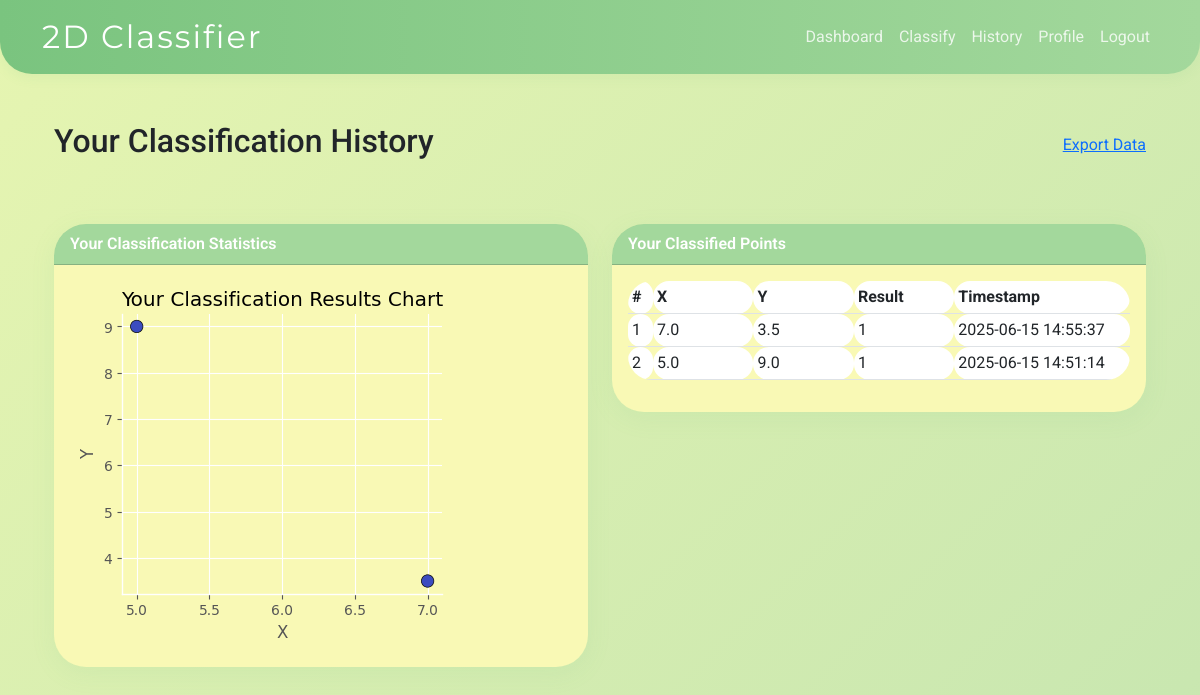
The app's page /history (signed in) with its own data.
### app/models.py (models this page shows)
class ClassifiedPoint(db.Model):
    id = db.Column(db.Integer, primary_key=True)
    user_id = db.Column(db.Integer, db.ForeignKey('user.id'))  # Foreign key to User
    x = db.Column(db.Float, nullable=False)
    y = db.Column(db.Float, nullable=False)
    label = db.Column(db.Integer, nullable=False)
    result = db.Column(db.Integer, nullable=False)
    timestamp = db.Column(db.DateTime, server_default=db.func.now())  # Creation time

### app/main/routes.py (the view)
@main.route('/history')
@login_required
def history():
    points = ClassifiedPoint.query.filter_by(user_id=current_user.id).order_by(ClassifiedPoint.timestamp.desc()).all()
    chart_image = None
    if points:
        plt.style.use('ggplot')
        xs = [p.x for p in points]
        ys = [p.y for p in points]
        results = [p.result for p in points]
        fig, ax = plt.subplots(figsize=(4,4))
        ax.scatter(xs, ys, c=results, cmap='coolwarm', s=80, edgecolor='black')
        ax.set_xlabel('X')
        ax.set_ylabel('Y')
        ax.set_title('Your Classification Results Chart')
        ax.spines['top'].set_visible(False)
        ax.spines['right'].set_visible(False)
        fig.subplots_adjust(left=0.18, right=0.98, top=0.88, bottom=0.18)
        buf = io.BytesIO()
        plt.savefig(buf, format='png', bbox_inches='tight', transparent=True)
        buf.seek(0)
        chart_image = base64.b64encode(buf.getvalue()).decode('utf-8')
        plt.close(fig)
    return render_template('main/history.html', points=points, chart_image=chart_image)

### app/auth/routes.py (called while the page is built)
@login_manager.user_loader
def load_user(user_id):
    return User.query.get(int(user_id))

### app/models.py (called while the page is built)
    def is_admin(self):
        return self.role and self.role.name == 'admin'

### app/templates/main/history.html (shortened to what this page needs)
{% extends 'bootstrap/base.html' %}
{% block content %}
<div class="container mt-5">
    <div class="d-flex justify-content-between align-items-center mb-4">
        <h2>Your Classification History</h2>
        <a href="{{ url_for('main.export_data') }}" class="export-btn">
            Export Data
        </a>
    </div>
    <div class="row">
        <div class="col-md-6">
            <div class="card mb-4">
                <div class="card-header bg-info text-white">Your Classification Statistics</div>
                <div class="card-body">
                    <div class="chart-container">
                        <img class="img-fluid" alt="Your Classification Results Chart">
                    </div>
                </div>
            </div>
        </div>
        <div class="col-md-6">
            <div class="card mb-4">
                <div class="card-header bg-info text-white">Your Classified Points</div>
                <div class="card-body">
                    <div class="table-responsive">
                        <table class="table table-sm table-hover">
                            <thead>
                                <tr>
                                    <th style="width: 5%">#</th>
                                    <th style="width: 20%">X</th>
                                    <th style="width: 20%">Y</th>
                                    <th style="width: 20%">Result</th>
                                    <th style="width: 35%">Timestamp</th>
                                </tr>
                            </thead>
                            <tbody>
                            {% for point in points %}
                                <tr>
                                    <td>{{ loop.index }}</td>
                                    <td>{{ point.x }}</td>
                                    <td>{{ point.y }}</td>
                                    <td>{{ point.result }}</td>
                                    <td>{{ point.timestamp.strftime('%Y-%m-%d %H:%M:%S') }}</td>
                                </tr>
                            {% endfor %}
                            </tbody>
                        </table>
                    </div>
                </div>
            </div>
        </div>
    </div>
</div>
{% endblock %}

### app/templates/bootstrap/base.html (style rules this page uses)
:root { --green-dark: #7AC47F; --green-medium: #A3D89C; --green-light: #C7E6B0; --green-pale: #E6F5B1; --green-very-pale: #F9F9B5; }
body { font-family: 'Roboto', Arial, sans-serif; background: linear-gradient(135deg, var(--green-pale) 0%, var(--green-light) 100%); min-height: 100vh; }
.card { border-radius: 2rem; box-shadow: 0 6px 24px rgba(122, 196, 127, 0.10); margin-top: 2rem; background: var(--green-very-pale); border: none; }
.card-header { border-radius: 2rem 2rem 0 0 !important; background: var(--green-medium) !important; color: #fff !important; font-weight: 600; }
.card-body { border-radius: 0 0 2rem 2rem !important; }
table.table { border-radius: 1.5rem; overflow: hidden; }
th, td { border-radius: 1rem !important; }

### records on screen
ClassifiedPoint: x "7.0", y "3.5", result "1", timestamp "2025-06-15 14:55:37"
ClassifiedPoint: x "5.0", y "9.0", result "1", timestamp "2025-06-15 14:51:14"
